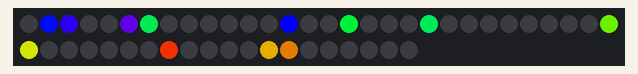
A sketch run on a simulated Arduino Uno, built with avr-gcc and run on an emulated ATmega328P. On the bench: 50 RGB LEDs in strip order, left to right, continuing on the next row. Dim RGB values are drawn brighter than linear; random numbers use the default seed unless the sketch sets one.

Above: at 0.06 s.
At 5.02 s:
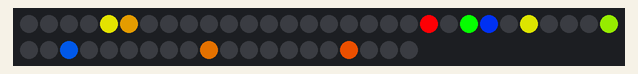
At 9.97 s:
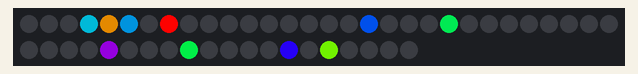
At 19.9 s:
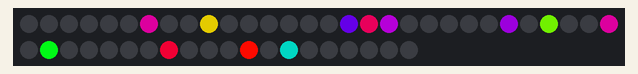
At 29.92 s:
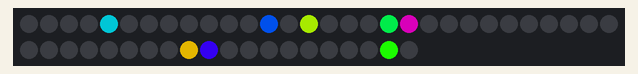
At 39.84 s:
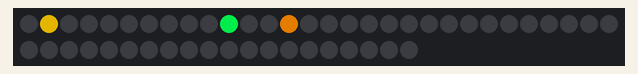

The sketch:

blinking.ino
```cpp
#include <FastLED.h>

#define LED_PIN     7
#define NUM_LEDS    50
#define BLINK_SPEED 100  // Speed of blinking effect

CRGB leds[NUM_LEDS];

void setup() {
  FastLED.addLeds<WS2812, LED_PIN, GRB>(leds, NUM_LEDS);
}

void loop() {
  // Randomly blink LEDs
  for (int i = 0; i < NUM_LEDS; i++) {
    if (random(10) > 7) {  // 30% chance to blink
      leds[i] = CHSV(random(255), 255, 255);  // Random color
    } else {
      leds[i] = CRGB::Black;
    }
  }

  FastLED.show();
  delay(BLINK_SPEED);
}
```
